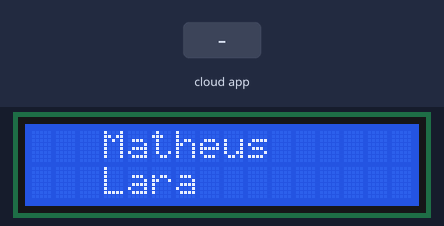
Bench run of a sketch on a simulated ESP8266 (NodeMCU). Parts: 16×2 character LCD. Inputs (shaded band) come from the test bench. WiFi joins after 1.5 s; servers stay silent unless stated; the Firebase database answers and starts empty; what the sketch prints to the serial monitor is not drawn.

Above: at 3.0 s.
3.1 s: the phone or cloud app sets lampada to 0
At 10.8 s:
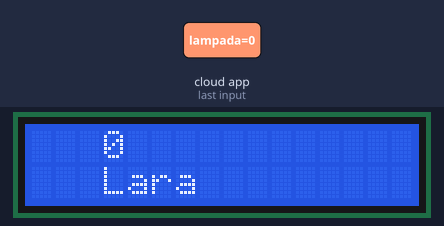
11.0 s: the phone or cloud app sets nomeCachorro to 0
At 18.7 s:
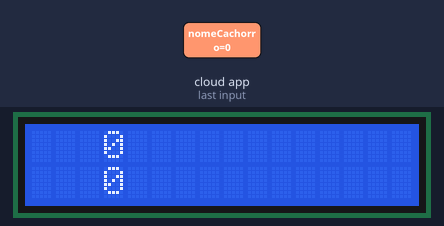
18.9 s: the phone or cloud app sets lampada to 1
At 26.6 s:
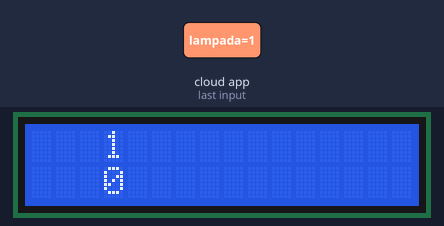
26.8 s: the phone or cloud app sets nomeCachorro to 1
At 35.3 s:
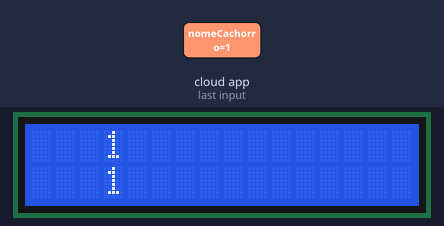
Timing chart, 0 to 35.7 s (numbered marks = the images above; inputs shaded):
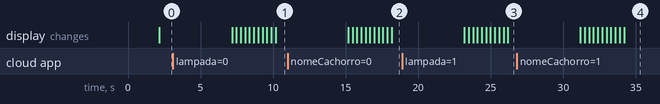

Measured:
- after the input at 3.1 s, the display: first differs from a run without the input after 7.1 s (image 1)

The sketch:

tccNODEMCUcode.ino
```cpp
#include <LiquidCrystal.h>
#include <ESP8266WiFi.h>
#include <FirebaseArduino.h>

LiquidCrystal lcd(16,5,4,0,2,14);

// Set these to run example.
#define FIREBASE_HOST "nodemcu-8c8b9.firebaseio.com"
#define FIREBASE_AUTH "NCto0QZk7wkMgd0mdhZKTCHihHFNqEcxd1Ra1M6f"
#define WIFI_SSID "matheuslima"
#define WIFI_PASSWORD ""


void setup() {
  Serial.begin(9600);
  lcd.begin(16, 2);

  // connect to wifi.
  WiFi.begin(WIFI_SSID, WIFI_PASSWORD);
  Serial.print("connecting");
  while (WiFi.status() != WL_CONNECTED) {
    Serial.print(".");
    delay(500);
  }
  Serial.println();
  Serial.print("connected: ");
  Serial.println(WiFi.localIP());


  Firebase.begin(FIREBASE_HOST, FIREBASE_AUTH);

   Firebase.setString("lampada", "Matheus");
   Firebase.setString("nomeCachorro", "Lara");


}


void loop() {

lcd.clear();
lcd.setCursor(3, 0);

String name = Firebase.getString("lampada");
String teste = Firebase.getString("nomeCachorro");

Serial.print(name);
lcd.print(name);

 lcd.setCursor(3, 1);
  lcd.print(teste);
  delay(5000);


  for (int posicao = 0; posicao < 3; posicao++)
  {
    lcd.scrollDisplayLeft();
    delay(300);
  }

  //Rolagem para a direita
  for (int posicao = 0; posicao < 6; posicao++)
  {
    lcd.scrollDisplayRight();
    delay(300);
  }


}
```
